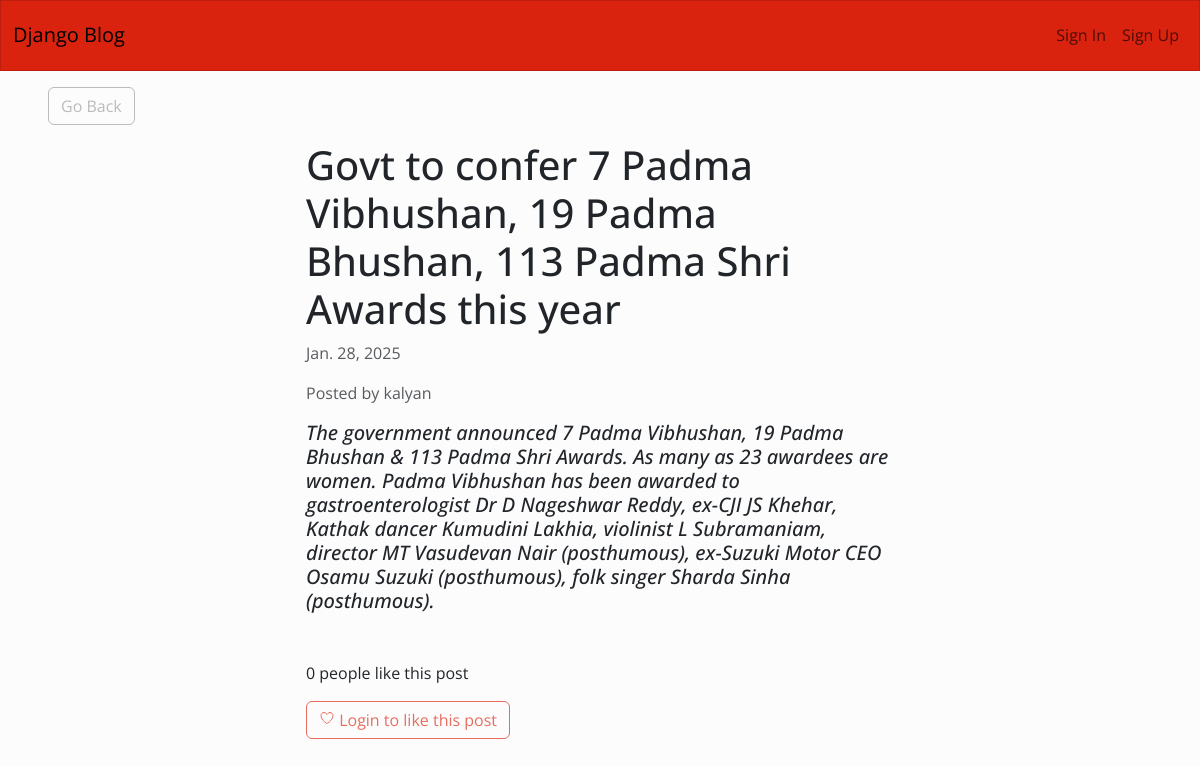
Page /4/ on the committed database.
### blog/models.py (models this page shows)
class Article(models.Model):
	title = models.CharField(max_length=255)
	content = HTMLField()
	date = models.DateField(auto_now_add=True)
	author = models.ForeignKey(User, on_delete=models.CASCADE)
	featured = models.BooleanField(default=False)
	likes = models.ManyToManyField(User, related_name='likes', blank=True)

### blog/views.py (the view)
# urls.py: path('<int:pk>/', DetailArticleView.as_view(), name='detail_article'),
class DetailArticleView(DetailView):
	model = Article
	template_name = 'blog/blog_post.html'
	def get_context_data(self, *args, **kwargs):
		context = super(DetailArticleView, self).get_context_data(*args, **kwargs)
		context['liked_by_user'] = False
		article = Article.objects.get(id=self.kwargs.get('pk'))
		if article.likes.filter(pk=self.request.user.id).exists():
			context['liked_by_user'] = True
		return context

### blog/templates/blog/blog_post.html (shortened to what this page needs)
{% extends 'blog/base.html' %}
{% block content %}
<div class="row">
	<div class="col-md-4 col-12 mx-md-5 mx-2 mt-md-3 my-3">
		<a class="btn btn-outline-secondary" href="{% url 'index' %}">Go Back</a>
	</div>
</div>
<div class="row">
	<div class="col-md-6 col-11 mx-md-auto mb-3 pb-2 mx-3">
		<h1>{{ object.title }}</h1>
		<p class="text-muted">{{ object.date }}</p>
		<p class="text-muted">Posted by {{ object.author.username }}</p>
		<div>
			{{ object.content|safe }}
		</div>
	</div>
</div>
<div class="row my-3">
	<div class="col-md-6 col-12 mx-md-auto mx-3">
		{% if object.likes.count == 1 %}
			<p>{{ object.likes.count }} person likes this post</p>
		{% else %}
			<p>{{ object.likes.count }} people like this post</p>
		{% endif %}
		{% if request.user.is_authenticated %}
			{% if liked_by_user %}
				<form method="POST" action="{% url 'like_article' object.id %}">
					{% csrf_token %}
					<button class="btn btn-outline-primary"><ion-icon name="heart-dislike-outline"></ion-icon> Unlike this post</button>
				</form>
			{% else %}
				<form method="POST" action="{% url 'like_article' object.id %}">
					{% csrf_token %}
					<button class="btn btn-outline-primary"><ion-icon name="heart-outline"></ion-icon> Like this post</button>
				</form>
			{% endif %}
		{% else %}
			<button class="btn btn-outline-primary" disabled><ion-icon name="heart-outline"></ion-icon> Login to like this post</button>
		{% endif %}
	</div>
</div>
{% endblock content %}

### rows in the picture
Article: title "Govt to confer 7 Padma Vibhushan, 19 Padma Bhushan, 113 Padma Shri Awards this year", date "Jan. 28, 2025", author.username "kalyan", content "The government announced 7 Padma Vibhushan, 19 Padma Bhushan & 113 Padma Shri Awards. As many as 23 awardees are women. Padma Vibhushan has been awarded to gastroenterologist Dr D Nageshwar Reddy, ex-CJI JS Khehar, Kathak dancer Kumudini Lakhia, violinist L Subramaniam, director MT Vasudevan Nair (posthumous), ex-Suzuki Motor CEO Osamu Suzuki (posthumous), folk singer Sharda Sinha (posthumous).", likes.count "0"
